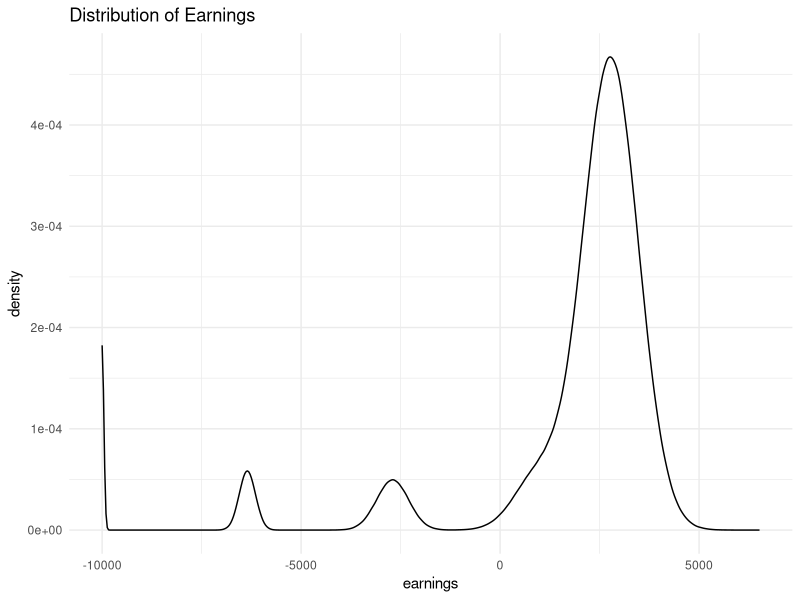
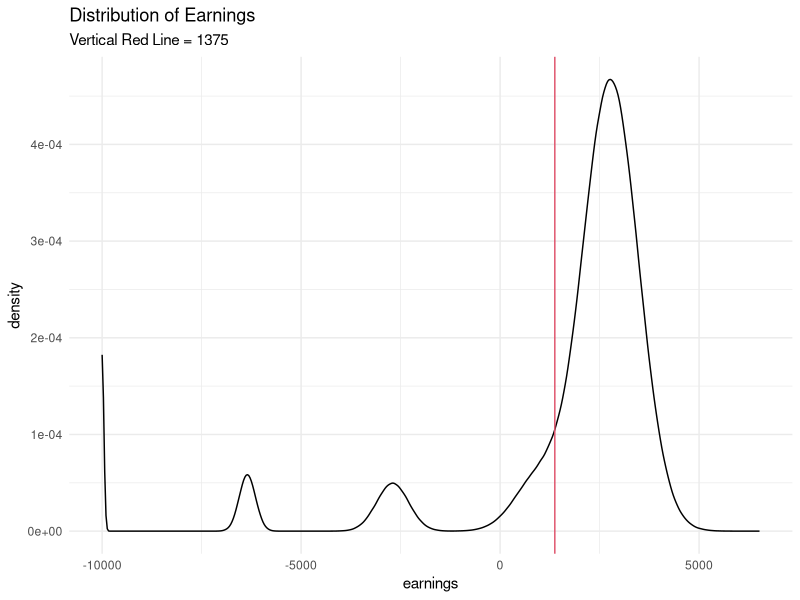
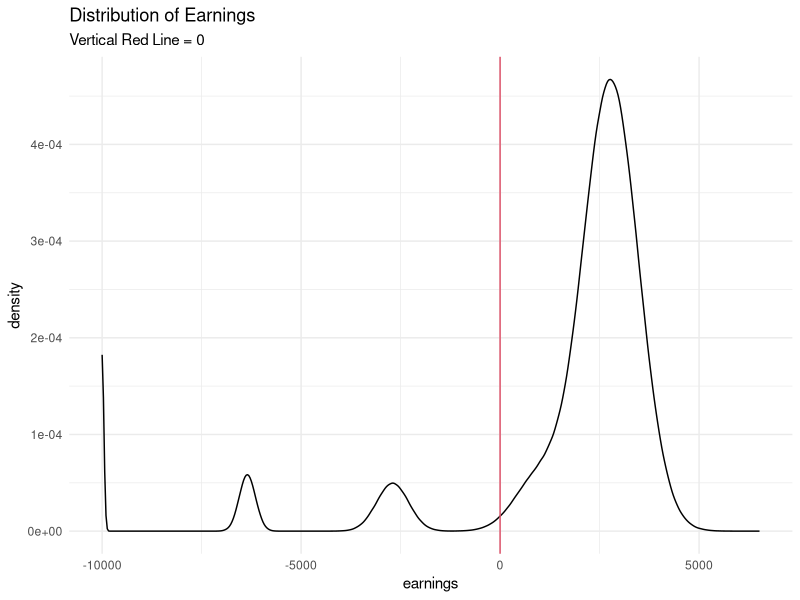
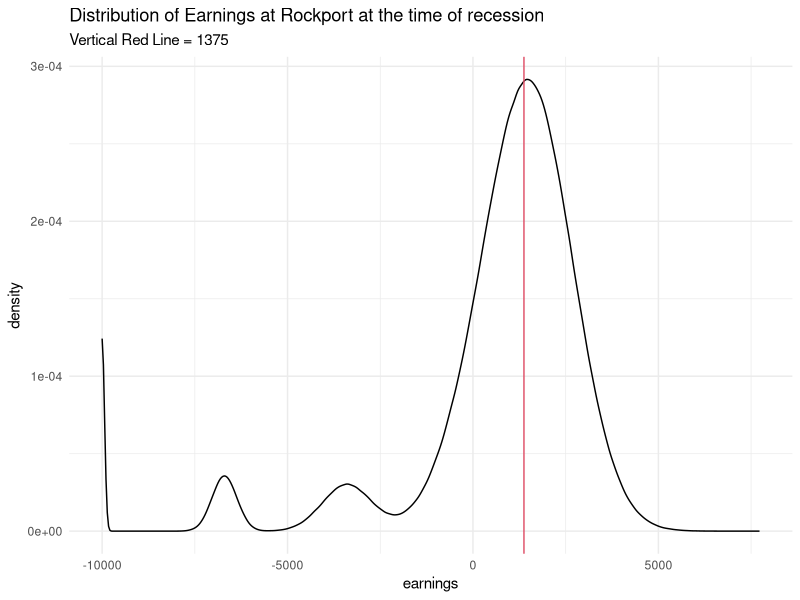

Generate these figures, in order, with R:
## ---- chunk 1
knitr::opts_chunk$set(echo = TRUE, message = FALSE, warning = FALSE)

## ---- chunk 2
# Load packages
library(tidyverse) 

# Define n
n <- 5000000

# Empty data frame for 1000 simulated days
data <- data.frame(day = seq(1:n),
                demand = NA, # demand in Rockport
                quantity = NA, # quantity sold
                price = NA, # price per pound
                cost = 10000, # cost of daily operations
                earnings = NA)

head(data)

## ---- chunk 3
set.seed(123)
rnorm(1000) %>% mean()
rnorm(1000) %>% mean()

## ---- chunk 4
set.seed(123)
rnorm(1000) %>% mean()

set.seed(123)
rnorm(1000) %>% mean()

## ---- chunk 5
set.seed(123)

sim <- data %>% 
  mutate(demand=sample(x = c(0, 1000, 2000, 3000,4000,5000,6000),
                                 size = n,
                                 replace = T,
                                 prob = c(.02,.03, 0.05, 0.08,0.33,0.29,0.2)),
          quantity=if_else(demand>=3500,3500,demand),
          price=rnorm(n = n, mean = 3.65, sd = 0.2),
          earnings=price * quantity-10000
         )

## ---- chunk 6
ggplot(sim, aes(earnings)) +
  geom_density() +
  theme_minimal()+
  labs(title = "Distribution of Earnings")

## ---- chunk 7

ggplot(sim, aes(earnings)) +
  geom_density() +
  geom_vline(xintercept = 1375, col = 2) +
  theme_minimal()+
   labs(title = "Distribution of Earnings",
       subtitle = "Vertical Red Line = 1375")

(sim$earnings > 1375) %>%
  mean 

## ---- chunk 8

ggplot(sim, aes(earnings)) +
  geom_density() +
  geom_vline(xintercept = 0, col = 2) +
  theme_minimal()+
  labs(title = "Distribution of Earnings",
       subtitle = "Vertical Red Line = 0")

(sim$earnings < 0) %>%
  mean
## ---- chunk 9
sim$earnings %>%
  mean
## ---- chunk 10
set.seed(123)

sim2 <- data %>% 
  mutate(demand=sample(x = c(0, 1000, 2000, 3000,4000,5000,6000),
                                 size = n,
                                 replace = T,
                                 prob = c(.02,.03, 0.05, 0.08,0.33,0.29,0.2)),
          quantity=if_else(demand>=3500,3500,demand),
          price=rnorm(n = n, mean = 3.3, sd = 0.33),
          earnings=price * quantity-10000
         )


(sim2$earnings > 1375) %>%
  mean 

ggplot(sim2, aes(earnings)) +
  geom_density() +
  geom_vline(xintercept = 1375, col = 2) +
  theme_minimal()+
  labs(title = "Distribution of Earnings at Rockport at the time of recession",
       subtitle = "Vertical Red Line = 1375")
